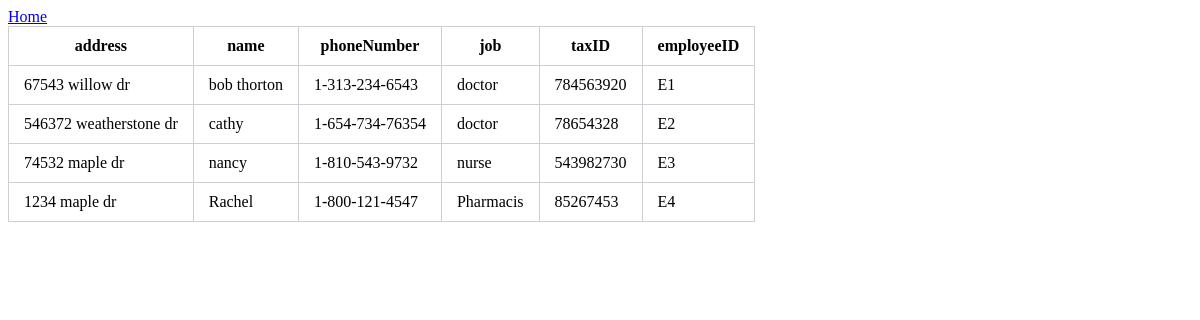
Before: /Employee.php with the older database file.
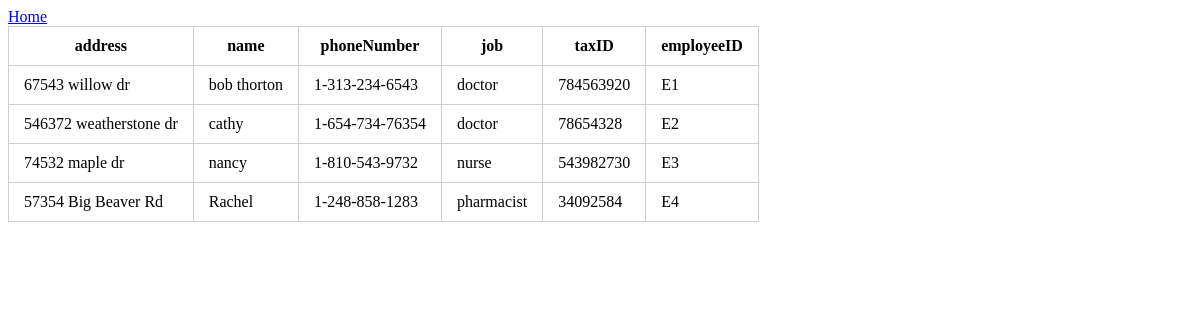
After: the same page with the newer database file.
### tables this page shows
CREATE TABLE `employee` (
  `address` varchar(25) DEFAULT NULL,
  `name` varchar(20) NOT NULL,
  `phoneNumber` varchar(15) DEFAULT NULL,
  `job` varchar(20) NOT NULL,
  `taxID` int(11) DEFAULT NULL,
  `employeeID` varchar(11) NOT NULL
);

### Employee.php (the view, shortened to what this page needs)
<!DOCTYPE html>
<html>
<head>
<link rel="stylesheet" href="style.css" type="text/css">
<a href ="index.html">Home</a>
</head>
<body>
	<?php
	include('dbconnect.php');
$query ="SELECT * FROM employee";
$result = mysqli_query($conn,$query);
echo
"<table>
<tr>
	<th> address </th>
	<th> name </th>
	<th> phoneNumber </th>
	<th> job </th>
	<th> taxID </th>
	<th> employeeID </th>
</tr>";
if ($result->num_rows > 0) {
while ($row = mysqli_fetch_assoc($result)){
	if ($row)
		echo "<tr><td>".$row["address"]."</td><td>".$row["name"]."</td><td>".$row["phoneNumber"]."</td><td>".$row["job"]."</td><td>".$row["taxID"]."</td><td>".$row["employeeID"]."</td></tr>";
}
}
else {
	echo "DIDN'T FIND ANYTHING";
}
echo
"</table>";
?>
</body>
</html>

Changed rows visible on the page:
changed employee "Rachel": address "1234 maple dr" → "57354 Big Beaver Rd"; phoneNumber "1-800-121-4547" → "1-248-858-1283"; job "Pharmacis" → "pharmacist"; taxID "85267453" → "34092584"
